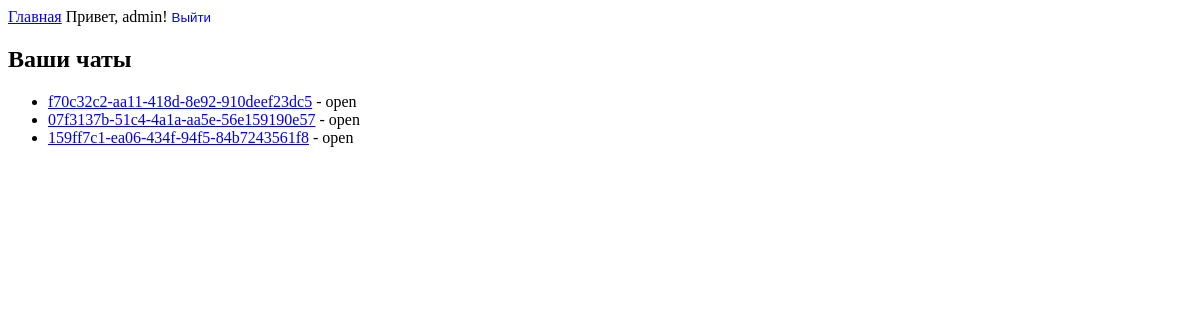
Before: /staff/chats/ (signed in) with the older database file.
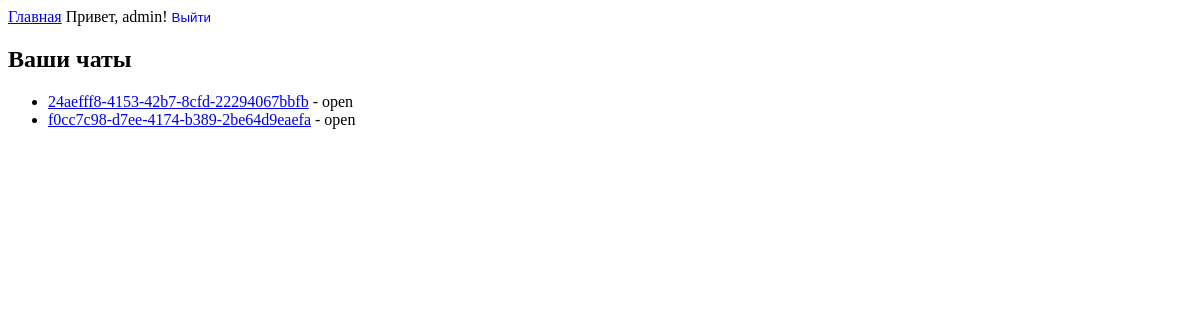
After: the same page with the newer database file.
### tpi_drf/models.py (models this page shows, shortened)
class Chat(models.Model):
    uuid = models.UUIDField(primary_key=True, default=uuid.uuid4, editable=False, unique=True)
    user = models.ForeignKey(UserProfile, on_delete=models.CASCADE)
    status = models.CharField(max_length=20, choices=[('open', 'Open'), ('closed', 'Closed')], default='open')
    created = models.DateTimeField(auto_now_add=True)
    closed = models.DateTimeField(null=True, blank=True)

### tpi_drf/views.py (the view)
# urls.py: path('staff/chats/', views.staff_chat_list, name='staff_chat_list'),
@login_required
def staff_chat_list(request):
    chats = Chat.objects.filter(status='open')
    return render(request, 'staff_chat_list.html', {'chats': chats})

### tpi_drf/templates/staff_chat_list.html (shortened to what this page needs)
{% extends 'base.html' %}
{% block content %}
<h2>Ваши чаты</h2>
{% if chats %}
    <ul>
    {% for chat in chats %}
        <li><a href="{% url 'staff_chat_detail' chat.uuid %}">{{ chat.uuid }}</a> - {{ chat.status }}</li>
    {% endfor %}
    </ul>
{% else %}
    <p>У вас нет активных чатов.</p>
{% endif %}
{% endblock %}

Changed rows visible on the page:
no longer on this page (row edited): Chat: uuid "f70c32c2-aa11-418d-8e92-910deef23dc5", status "open"
no longer on this page (row edited): Chat: uuid "07f3137b-51c4-4a1a-aa5e-56e159190e57", status "open"
no longer on this page (row edited): Chat: uuid "159ff7c1-ea06-434f-94f5-84b7243561f8", status "open"
added Chat: uuid "24aefff8-4153-42b7-8cfd-22294067bbfb", status "open"
added Chat: uuid "f0cc7c98-d7ee-4174-b389-2be64d9eaefa", status "open"
